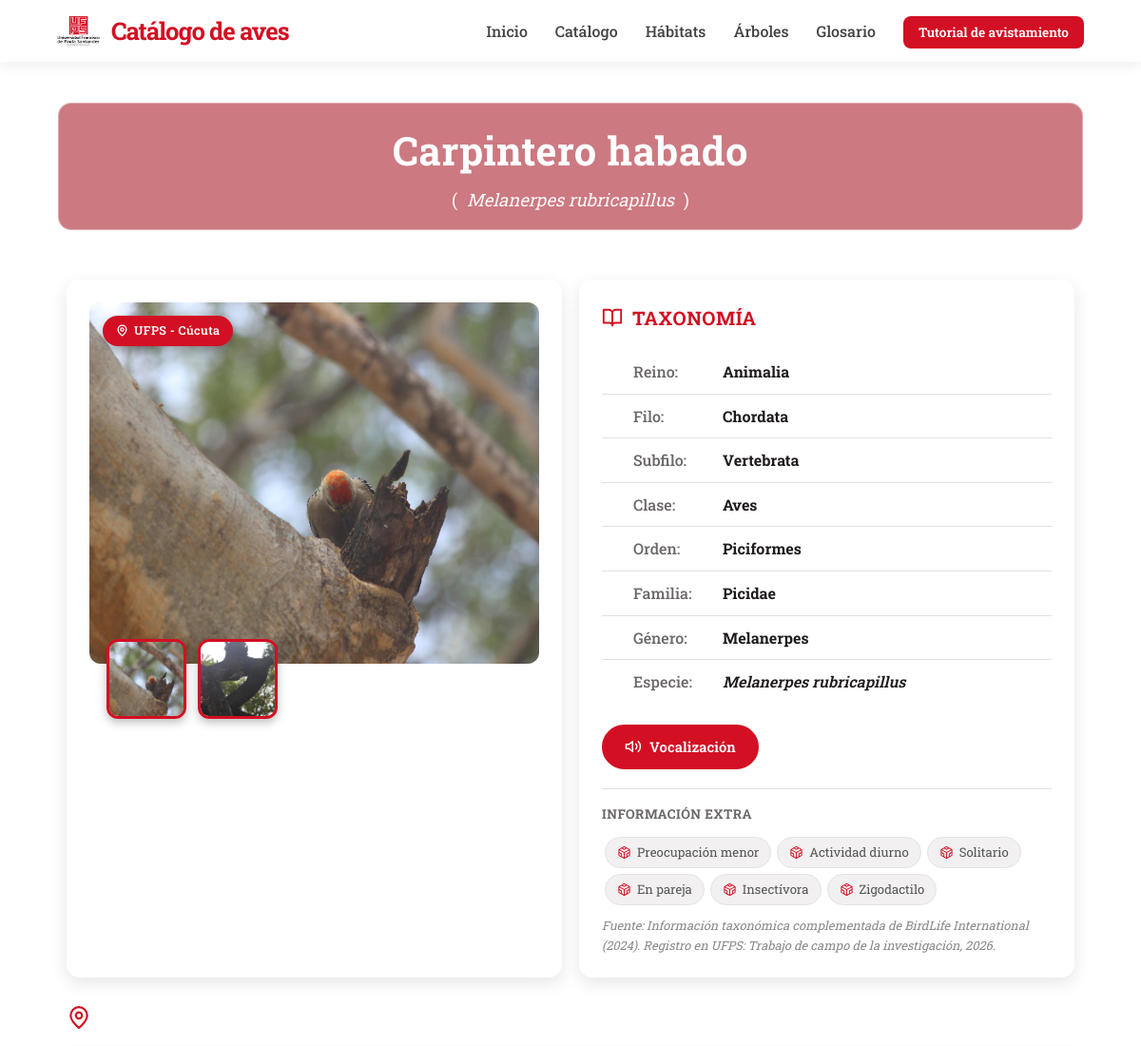
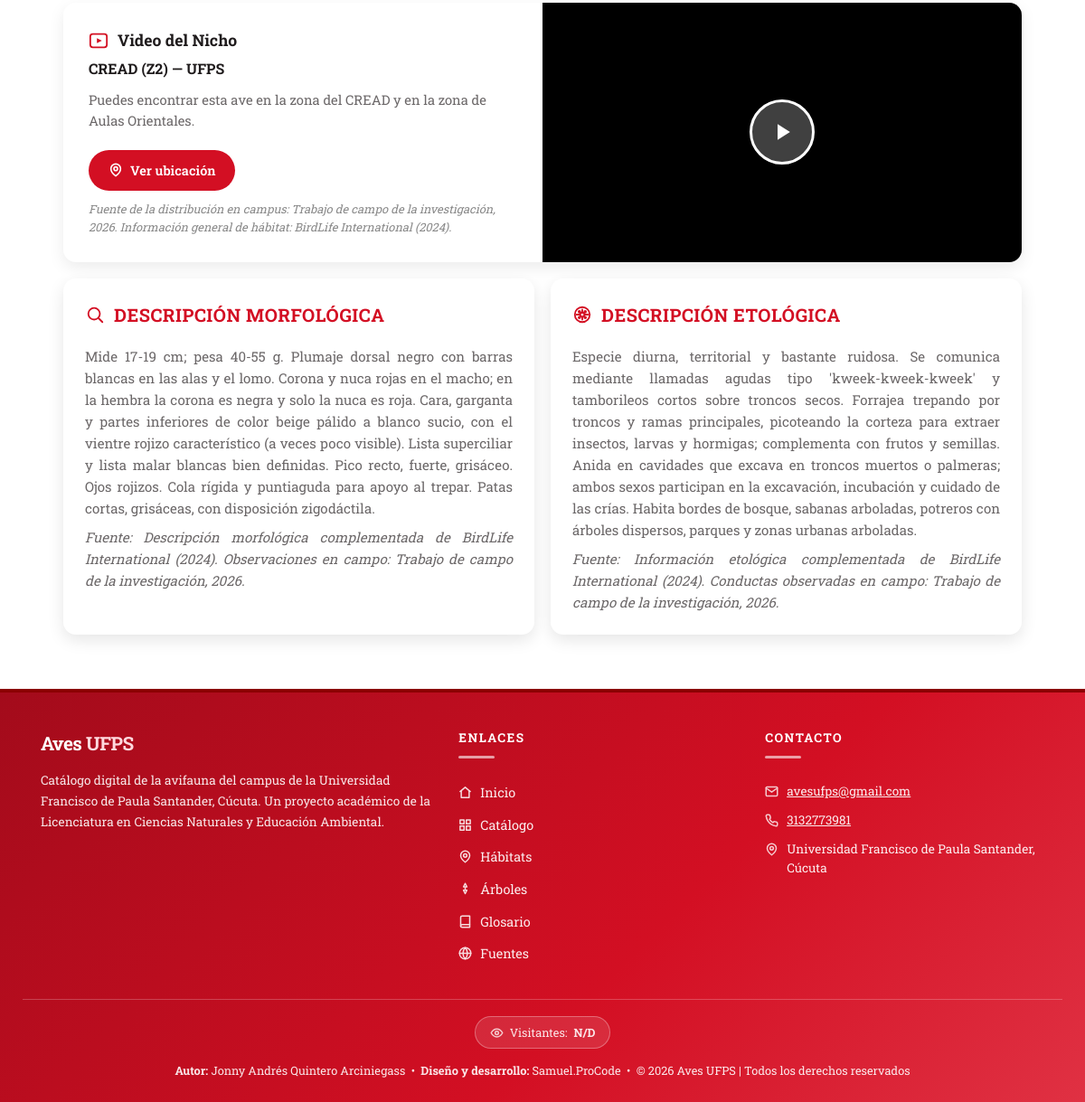
Screenshot of /descripcion.php?id=2 with the database file from the repository (2 pictures, top to bottom).
### tables this page shows
CREATE TABLE `aves` (
  `id_aves` int(11) NOT NULL,
  `nombre_ave` varchar(100) NOT NULL,
  `nombre_cientifico` varchar(100) NOT NULL,
  `genero_ave` varchar(100) NOT NULL,
  `taxonomia_ave` varchar(2000) NOT NULL,
  `morfologia_ave` varchar(2000) NOT NULL,
  `etologia_ave` varchar(2000) NOT NULL,
  `habitat_ave` varchar(500) NOT NULL,
  `foto_ave` varchar(600) NOT NULL,
  `foto2_ave` varchar(600) NOT NULL,
  `foto3_ave` varchar(600) NOT NULL,
  `foto4_ave` varchar(600) NOT NULL,
  `sonido_ave` varchar(600) NOT NULL,
  `simbolo_ave` varchar(600) NOT NULL,
  `orden_ave` int(11) NOT NULL
);

CREATE TABLE `habitad` (
  `id_habitad` int(11) NOT NULL,
  `nombre_habitad` varchar(50) NOT NULL,
  `link_habitad` varchar(500) NOT NULL,
  `aves_habitad` varchar(200) NOT NULL
);

### descripcion.php (the view, shortened to what this page needs)
<?php
include 'conexion.php';
if (isset($_GET['id']) && !empty($_GET['id'])) {
    $id = mysqli_real_escape_string($conexion, $_GET['id']);
    $query = "SELECT * FROM aves WHERE id_aves = '$id'";
    $resultado = mysqli_query($conexion, $query);
    $ave = mysqli_fetch_array($resultado);
} else {
    header("Location: catalogo.php");
    exit();
}
function obtenerRutaImagen($ruta) {
    if (!preg_match("~^(?:f|ht)tps?://~i", $ruta)) {
        return "Imagenes/aves/" . $ruta;
    }
    return $ruta;
}
function extraerTaxonomia($tax_str) {
    $claves = ['Reino','Filo','Subfilo','Clase','Orden','Familia','Genero','Especie'];
    $datos = [];
    foreach ($claves as $c) {
        if (preg_match('/\b' . preg_quote($c, '/') . '\s*:\s*([^,]+)/i', $tax_str, $m)) {
            $datos[$c] = trim($m[1]);
        }
    }
    return $datos;
}
$taxonomia = extraerTaxonomia($ave['taxonomia_ave']);
$orden_actual = isset($ave['orden_ave']) ? (int)$ave['orden_ave'] : 0;
$query_prev = "SELECT id_aves FROM aves WHERE orden_ave < '$orden_actual' ORDER BY orden_ave DESC LIMIT 1";
$res_prev = mysqli_query($conexion, $query_prev);
$ave_prev = mysqli_fetch_assoc($res_prev);
$query_next = "SELECT id_aves FROM aves WHERE orden_ave > '$orden_actual' ORDER BY orden_ave ASC LIMIT 1";
$res_next = mysqli_query($conexion, $query_next);
$ave_next = mysqli_fetch_assoc($res_next);
$zona_nombre = 'Zona UFPS';
$zona_video  = '';
$zona_id     = '';
$query_zona = "SELECT h.id_habitad, h.nombre_habitad, h.link_habitad FROM habitad h
               WHERE FIND_IN_SET('$id', REPLACE(h.aves_habitad, ' ', '')) > 0
               ORDER BY h.id_habitad ASC LIMIT 1";
$res_zona = mysqli_query($conexion, $query_zona);
if ($res_zona && $zona = mysqli_fetch_assoc($res_zona)) {
    $zona_nombre = 'Zona ' . $zona['nombre_habitad'];
    $zona_video  = $zona['link_habitad'];
    $zona_id     = $zona['id_habitad'];
}
?>
<!DOCTYPE html>
<html lang="es">
<head>
    <link rel="stylesheet" href="styles/header.css">
    <link rel="stylesheet" href="styles/descripcion.css">
    <link rel="stylesheet" href="styles/footer.css">
</head>
<body>
    <?php include "includes/header.php" ?>
    <header class="hero-ave">
        <?php if ($ave_prev): ?>
            <a href="descripcion.php?id=<?php echo $ave_prev['id_aves']; ?>" class="hero-flecha">&lsaquo;</a>
        <?php else: ?>
            <span class="hero-flecha disabled">&lsaquo;</span>
        <?php endif; ?>
        <div class="hero-info">
            <h1><?php echo $ave['nombre_ave']; ?></h1>
            <span class="hero-cientifico">
                (<em><?php echo $ave['nombre_cientifico']; ?></em>)
            </span>
        </div>
        <?php if ($ave_next): ?>
            <a href="descripcion.php?id=<?php echo $ave_next['id_aves']; ?>" class="hero-flecha">&rsaquo;</a>
        <?php else: ?>
            <span class="hero-flecha disabled">&rsaquo;</span>
        <?php endif; ?>
    </header>
    <div class="contenedor-pagina">
        <div class="grid-superior">
            <div class="tarjeta">
                <div class="galeria-imagen-principal">
                    <img id="mainBirdImg" src="<?php echo obtenerRutaImagen($ave['foto_ave']); ?>" alt="<?php echo $ave['nombre_ave']; ?>">
                    <span class="badge-ubicacion">
                        <svg width="13" height="13" viewBox="0 0 24 24" fill="none" stroke="#fff" stroke-width="2.4" stroke-linecap="round" stroke-linejoin="round">
                            <path d="M20 10c0 6-8 12-8 12S4 16 4 10a8 8 0 0 1 16 0Z"/><circle cx="12" cy="10" r="3"/>
                        </svg>
                        UFPS - Cúcuta
                    </span>
                </div>
                <div class="galeria-miniaturas">
                    <img src="<?php echo obtenerRutaImagen($ave['foto_ave']); ?>" onclick="changeImage(this.src)" alt="Foto 1">
                    <?php if(!empty($ave['foto2_ave'])): ?>
                        <img src="<?php echo obtenerRutaImagen($ave['foto2_ave']); ?>" onclick="changeImage(this.src)" alt="Foto 2">
                    <?php endif; ?>
                </div>
            </div>
            <div class="tarjeta">
                <div class="cabecera-tarjeta">
                    <svg width="22" height="22" viewBox="0 0 24 24" fill="none" stroke="#D30F23" stroke-width="2" stroke-linecap="round" stroke-linejoin="round">
                        <path d="M2 3h6a4 4 0 0 1 4 4v14a3 3 0 0 0-3-3H2z"/><path d="M22 3h-6a4 4 0 0 0-4 4v14a3 3 0 0 1 3-3h7z"/>
                    </svg>
                    <h2>Taxonomía</h2>
                </div>
                <ul class="lista-taxonomia">
                    <?php
                    $iconos_tax = [
                        'Reino'   => '<circle cx="12" cy="12" r="9"/><circle cx="12" cy="12" r="3.5"/><path d="M3 12h18M12 3c2.5 2.6 2.5 15.4 0 18M12 3c-2.5 2.6-2.5 15.4 0 18"/>',
                        'Filo'    => '<path d="M6 3v18M6 3l4 4M6 7l4 4M6 11l4 4M6 15l4 4"/><path d="M18 3v18M18 3l-4 4M18 7l-4 4M18 11l-4 4M18 15l-4 4"/>',
                        'Subfilo' => '<path d="M12 3v18"/><path d="M8 7l8 4M8 11l8 4M8 15l8 4"/>',
                        'Clase'   => '<path d="M12 3 3 7l9 4 9-4-9-4Z"/><path d="M3 12l9 4 9-4"/><path d="M3 17l9 4 9-4"/>',
                        'Orden'   => '<path d="M8 6h13M8 12h13M8 18h13"/><path d="M3 6h.01M3 12h.01M3 18h.01"/>',
                        'Familia' => '<path d="M3 21V8l4-3 4 3v13"/><path d="M11 21v-6a4 4 0 0 1 4-4h3a3 3 0 0 1 3 3v7"/><path d="M3 21h18"/>',
                        'Genero'  => '<path d="M12 3v18M4 7l8-4 8 4"/><path d="M8 7v14M16 7v14"/>',
                        'Especie' => '<path d="M12 2a4 4 0 0 0-4 4v12a4 4 0 0 0 8 0V6a4 4 0 0 0-4-4Z"/><path d="M8 11h8"/>',
                    ];
                    $etiquetas_tax = [
                        'Reino' => 'Reino', 'Filo' => 'Filo', 'Subfilo' => 'Subfilo', 'Clase' => 'Clase',
                        'Orden' => 'Orden', 'Familia' => 'Familia', 'Genero' => 'Género', 'Especie' => 'Especie'
                    ];
                    foreach ($taxonomia as $clave => $valor):
                        $icono = isset($iconos_tax[$clave]) ? $iconos_tax[$clave] : $iconos_tax['Especie'];
                        $italica = ($clave == 'Especie');
                        $etiqueta = isset($etiquetas_tax[$clave]) ? $etiquetas_tax[$clave] : $clave;
                    ?>
                        <li>
                            <svg width="17" height="17" viewBox="0 0 24 24" fill="none" stroke="#D30F23" stroke-width="1.8" stroke-linecap="round" stroke-linejoin="round"><?php echo $icono; ?></svg>
                            <span class="clave"><?php echo $etiqueta; ?>:</span>
                            <span class="valor<?php echo $italica ? ' italica' : ''; ?>"><?php echo htmlspecialchars($valor); ?></span>
                        </li>
                    <?php endforeach; ?>
                </ul>
                <div class="controles">
                    <button id="btnReproductor" class="btn-pildora btn-audio" onclick="gestionarCanto('<?php echo $ave['sonido_ave']; ?>')">
                        <svg width="18" height="18" viewBox="0 0 24 24" fill="none" stroke="currentColor" stroke-width="2" stroke-linecap="round" stroke-linejoin="round">
                            <path d="M11 5L6 9H2v6h4l5 4V5z"/><path d="M15.54 8.46a5 5 0 0 1 0 7.07"/><path d="M19.07 4.93a10 10 0 0 1 0 14.14"/>
                        </svg>
                        Vocalización
                    </button>
                </div>
                <div class="convenciones-container">
                    <h4>Información extra</h4>
                    <?php
                    $convenciones = explode(',', $ave['simbolo_ave']);
                    foreach ($convenciones as $item) {
                        $nombre_limpio = trim($item);
                        if (!empty($nombre_limpio)) {
                            $nombre_sin_extension = preg_replace('/\.ico$/i', '', $nombre_limpio);
                            echo '<span class="convencion-item">';
                            echo ' ' . htmlspecialchars($nombre_sin_extension) . '</span>';
                        }
                    }
                    ?>
                </div>
                <p class="fuente-tarjeta">Fuente: Información taxonómica complementada de BirdLife International (2024). Registro en UFPS: Trabajo de campo de la investigación, 2026.</p>
            </div>
        </div>
        <div class="titulo-seccion">
            <svg width="26" height="26" viewBox="0 0 24 24" fill="none" stroke="#D30F23" stroke-width="2" stroke-linecap="round" stroke-linejoin="round">
                <path d="M20 10c0 6-8 12-8 12S4 16 4 10a8 8 0 0 1 16 0Z"/><circle cx="12" cy="10" r="3"/>
            </svg>
            <h2>Distribución y Hábitat</h2>
        </div>
        <div class="tarjeta-habitat">
            <div class="habitat-izq">
                <div class="habitat-nicho">
                    <svg width="22" height="22" viewBox="0 0 24 24" fill="none" stroke="#D30F23" stroke-width="2" stroke-linecap="round" stroke-linejoin="round">
                        <rect x="2" y="4" width="20" height="16" rx="3"/><path d="M10 9l6 3-6 3V9Z" fill="#D30F23" stroke="none"/>
                    </svg>
                    <span>Video del Nicho</span>
                </div>
                <p class="habitat-zona">
                    <?php
                    $zona_labels = [
                        1 => 'Rectoría (Z1)',
                        2 => 'CREAD (Z2)',
                        3 => 'Abanico (Z3)',
                        4 => 'Zona Central (Z4)',
                        5 => 'Aulas Orientales (Z5)',
                        6 => 'Aulas Orientales (Z5)',
                        7 => 'Aulas Orientales (Z5)',
                    ];
                    echo isset($zona_labels[$zona_id]) ? htmlspecialchars($zona_labels[$zona_id]) : htmlspecialchars($zona_nombre);
                    ?> &mdash; UFPS
                </p>
                <p class="habitat-descripcion"><?php echo $ave['habitat_ave']; ?></p>
                <a href="habitad.php?habitad=<?php echo urlencode($zona_id); ?>" class="btn-ubicacion">
                    <svg width="16" height="16" viewBox="0 0 24 24" fill="none" stroke="#fff" stroke-width="2.4" stroke-linecap="round" stroke-linejoin="round">
                        <path d="M20 10c0 6-8 12-8 12S4 16 4 10a8 8 0 0 1 16 0Z"/><circle cx="12" cy="10" r="3"/>
                    </svg>
                    Ver ubicación
                </a>
                <p class="fuente-tarjeta" style="margin-top:10px;">Fuente de la distribución en campus: Trabajo de campo de la investigación, 2026. Información general de hábitat: BirdLife International (2024).</p>
            </div>
            <div class="habitat-der">
                <?php if (!empty($zona_video)): ?>
                    <video id="zonaVideo" src="<?php echo htmlspecialchars($zona_video); ?>" loop muted playsinline preload="metadata"></video>
                    <div class="play-overlay" id="playOverlay" onclick="toggleVideoZona()">
                        <div class="play-boton">
                            <svg width="30" height="30" viewBox="0 0 24 24" fill="#fff">
                                <path d="M8 5v14l11-7z"/>
                            </svg>
                        </div>
                    </div>
                <?php else: ?>
                    <div style="display:flex;align-items:center;justify-content:center;height:100%;color:#999;font-size:0.9rem;">Video no disponible</div>
                <?php endif; ?>
            </div>
        </div>
        <div class="grid-inferior">
            <div class="tarjeta descripcion-tarjeta">
                <div class="cabecera-tarjeta">
                    <svg width="22" height="22" viewBox="0 0 24 24" fill="none" stroke="#D30F23" stroke-width="2" stroke-linecap="round" stroke-linejoin="round">
                        <circle cx="11" cy="11" r="7"/><path d="M21 21l-4.35-4.35"/>
                    </svg>
                    <h2>Descripción Morfológica</h2>
                </div>
                <p><?php echo $ave['morfologia_ave']; ?></p>
                <p class="fuente-tarjeta">Fuente: Descripción morfológica complementada de BirdLife International (2024). Observaciones en campo: Trabajo de campo de la investigación, 2026.</p>
            </div>
            <div class="tarjeta descripcion-tarjeta">
                <div class="cabecera-tarjeta">
                    <h2>Descripción Etológica</h2>
                </div>
                <p><?php echo $ave['etologia_ave']; ?></p>
                <p class="fuente-tarjeta">Fuente: Información etológica complementada de BirdLife International (2024). Conductas observadas en campo: Trabajo de campo de la investigación, 2026.</p>
            </div>
        </div>
    </div>
    <?php include "includes/footer.php" ?>
</body>
</html>

### rows the page displays
aves: nombre_ave "Carpintero habado", nombre_cientifico "Melanerpes rubricapillus", foto_ave (picture), foto2_ave (picture), taxonomia_ave "Animalia", taxonomia_ave "Chordata", taxonomia_ave "Vertebrata", taxonomia_ave "Aves", taxonomia_ave "Piciformes", taxonomia_ave "Picidae", taxonomia_ave "Melanerpes", taxonomia_ave "Melanerpes rubricapillus", simbolo_ave "Preocupación menor", simbolo_ave "Actividad diurno", simbolo_ave "Solitario", simbolo_ave "En pareja", simbolo_ave "Insectívora", simbolo_ave "Zigodactilo", habitat_ave "Puedes encontrar esta ave en la zona del CREAD y en la zona de Aulas Orientales.", morfologia_ave "Mide 17-19 cm; pesa 40-55 g. Plumaje dorsal negro con barras blancas en las alas y el lomo. Corona y nuca rojas en el macho; en la hembra la corona es negra y solo la nuca es roja. Cara, garganta y partes inferiores de color beige pálido a blanco sucio, con el vientre rojizo característico (a veces poco visible). Lista superciliar y lista malar blancas bien definidas. Pico recto, fuerte, grisáceo. Ojos rojizos. Cola rígida y puntiaguda para apoyo al trepar. Patas cortas, grisáceas, con disposición zigodáctila.", etologia_ave "Especie diurna, territorial y bastante ruidosa. Se comunica mediante llamadas agudas tipo 'kweek-kweek-kweek' y tamborileos cortos sobre troncos secos. Forrajea trepando por troncos y ramas principales, picoteando la corteza para extraer insectos, larvas y hormigas; complementa con frutos y semillas. Anida en cavidades que excava en troncos muertos o palmeras; ambos sexos participan en la excavación, incubación y cuidado de las crías. Habita bordes de bosque, sabanas arboladas, potreros con árboles dispersos, parques y zonas urbanas arboladas."
habitad: id_habitad "CREAD (Z2)"

### other values shown
$etiqueta "Reino"
$etiqueta "Filo"
$etiqueta "Subfilo"
$etiqueta "Clase"
$etiqueta "Orden"
$etiqueta "Familia"
$etiqueta "Género"
$etiqueta "Especie"
